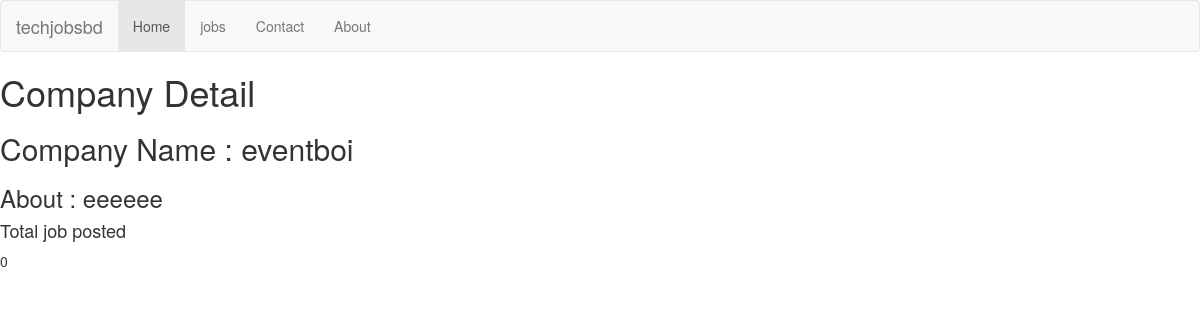
The page /jobs/company/1/ on the database its author committed.
### jobs/models.py (models this page shows, shortened)
class Company(models.Model):
    email = models.OneToOneField(settings.AUTH_USER_MODEL, on_delete=models.CASCADE)
    name = models.CharField(max_length=50)
    slug = models.SlugField(max_length=50)
    about = models.TextField("about company")
    location = models.CharField(max_length=200)
    verified = models.BooleanField(default=False)
    total_job_posted = models.IntegerField(default=0)
    company_website = models.URLField(default='')
    def slug(self):
        return slugify(self.name)

### jobs/views.py (the view)
# urls.py: url(r'^company/(?P<pk>[0-9]+)/$', views.CompanyDetailView.as_view(), name='company-detail'),
class CompanyDetailView(generic.DetailView):
    model = Company
    template_name = 'jobs/company_detail.html'

### jobs/templates/jobs/company_detail.html
{% extends 'jobs/base.html' %}
{% block body %}
    <h1>Company Detail</h1>
    <h2> Company Name : {{ object.name }}</h2>
    <h3>About : {{ object.about }}</h3>
    <h4> Total job posted </h4>
    <p>{{ object.total_job_posted }}</p>
{% endblock %}

### rows shown on the page
Company: name "eventboi", about "eeeeee", total_job_posted "0"
